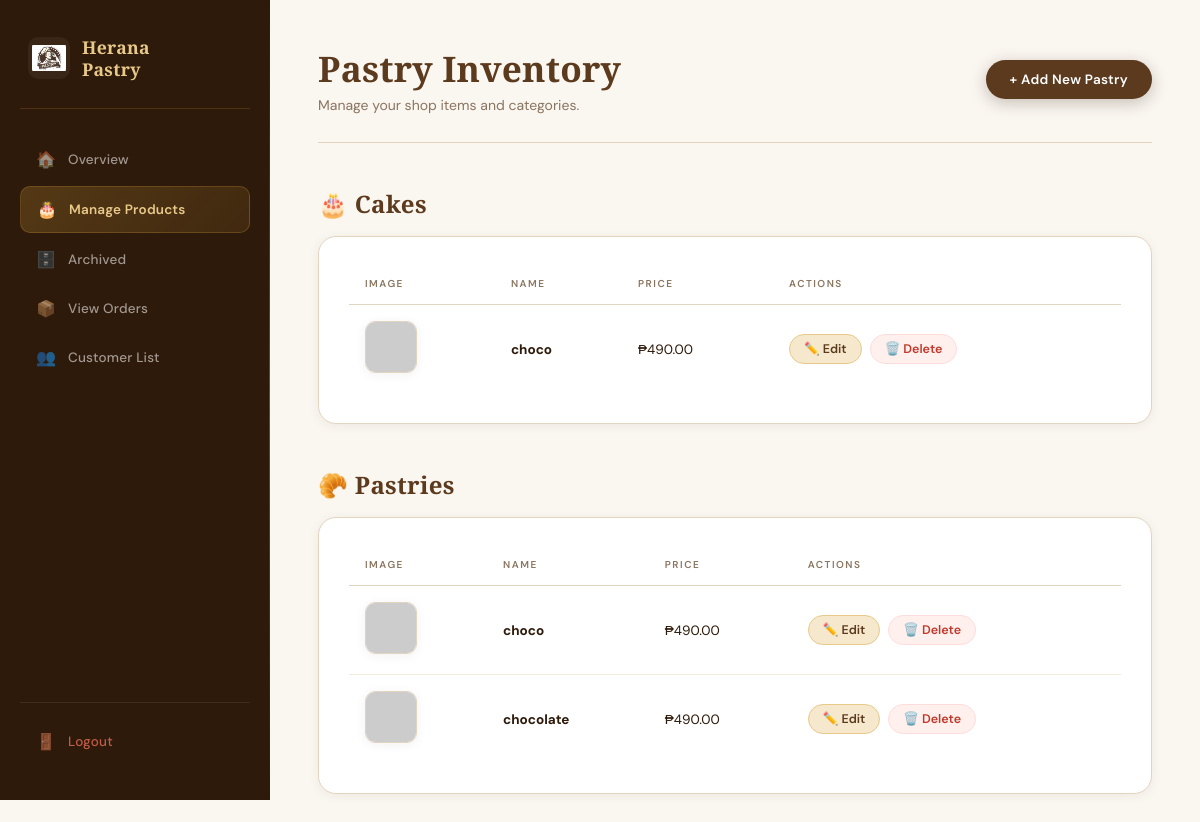
Page /ADMINH/products.php (signed in) on the committed database.
### tables this page shows
CREATE TABLE `products` (
  `id` int(11) NOT NULL,
  `name` varchar(255) NOT NULL,
  `price` decimal(10,2) NOT NULL,
  `image` varchar(255) NOT NULL,
  `category` varchar(50) DEFAULT 'Cake',
  `category2` varchar(50) DEFAULT 'Cupcake'
);

### ADMINH/products.php (the view, shortened to what this page needs)
<?php
require 'db_connection.php';
$sql    = "SELECT * FROM products ORDER BY category ASC, name ASC";
$result = $conn->query($sql);
$categories = [];
if ($result && $result->num_rows > 0) {
    while ($row = $result->fetch_assoc()) {
        $categories[$row['category']][] = $row;
    }
}
?>
<!DOCTYPE html>
<html lang="en">
<head>
    <link rel="stylesheet" href="style.css">
</head>
<body class="admin-layout">
    <div class="sidebar">
        <div class="sidebar-logo">
            <img src="pas.webp" alt="Logo">
            <h1>Herana<br>Pastry</h1>
        </div>
        <nav>
            <a href="dashboard.php"><span class="sidebar-icon">🏠</span><span>Overview</span></a>
            <a href="products.php" class="active"><span class="sidebar-icon">🎂</span><span>Manage Products</span></a>
            <a href="archived_products.php">
                <span class="sidebar-icon">🗄️</span>
                <span>Archived
                </span>
            </a>
            <a href="orders.php"><span class="sidebar-icon">📦</span><span>View Orders</span></a>
            <a href="users.php"><span class="sidebar-icon">👥</span><span>Customer List</span></a>
        </nav>
        <div class="sidebar-logout">
            <a href="admin_logout.php"><span class="sidebar-icon">🚪</span><span>Logout</span></a>
        </div>
    </div>
    <div class="main-content">
        <div class="page-header">
            <div class="page-header-text">
                <h2>Pastry Inventory</h2>
                <p>Manage your shop items and categories.</p>
            </div>
            <a href="add_product.php" class="btn btn-primary">+ Add New Pastry</a>
        </div>
        <?php if (!empty($categories)): ?>
            <?php foreach ($categories as $groupName => $prods): ?>
                <div class="category-heading">
                    <?= $groupName === 'Cakes' ? '🎂' : ($groupName === 'Cupcakes' ? '🧁' : '🥐') ?>
                    <?= htmlspecialchars($groupName) ?>
                </div>
                <div class="table-container">
                    <table>
                        <thead>
                            <tr>
                                <th>Image</th>
                                <th>Name</th>
                                <th>Price</th>
                                <th>Actions</th>
                            </tr>
                        </thead>
                        <tbody>
                            <?php foreach ($prods as $row): ?>
                            <tr>
                                <td>
                                    <img src="../uploads/<?= htmlspecialchars($row['image']) ?>"
                                         onerror="this.src='https://via.placeholder.com/56x56?text=🎂'"
                                         class="prod-img" alt="product">
                                </td>
                                <td><strong><?= htmlspecialchars($row['name']) ?></strong></td>
                                <td>₱<?= number_format($row['price'], 2) ?></td>
                                <td>
                                    <div class="actions">
                                        <a href="edit_product.php?id=<?= $row['id'] ?>" class="edit">✏️ Edit</a>
                                        <a href="archive_product.php?id=<?= $row['id'] ?>" class="delete"
                                           onclick="return confirm('Delete this product? You can restore it later from the Archive.')">🗑️ Delete</a>
                                    </div>
                                </td>
                            </tr>
                            <?php endforeach; ?>
                        </tbody>
                    </table>
                </div>
            <?php endforeach; ?>
        <?php else: ?>
            <div class="table-container no-data">
                <p>🍰 No products yet. Start by adding one!</p>
            </div>
        <?php endif; ?>
    </div>
</body>
</html>

### rows in the picture
products: name "choco", price "490.00"
products: name "choco", price "490.00"
products: name "chocolate", price "490.00"

### other values in the picture
$groupName "Cakes"
$groupName "Pastries"
